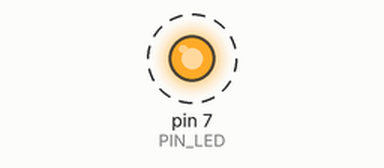
This sketch was run on a simulated Arduino Uno, built with avr-gcc and run on an emulated ATmega328P. On the bench: output pins drawn as LEDs (lit = HIGH). Dashed ring = blinking.

Above: at 1.05 s.
Timing chart, 0 to 4.0 s (numbered marks = the images above):
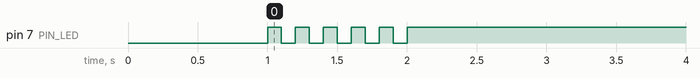

The sketch:

05_practice_2.ino
```cpp
#define PIN_LED 7
unsigned int i=5;

void setup() {
  pinMode(PIN_LED, OUTPUT);
  digitalWrite(PIN_LED, 0);
  delay(1000);
}

void loop() {
  while(i) {
    digitalWrite(PIN_LED, 1);
    delay(100);
    digitalWrite(PIN_LED, 0);
    delay(100);
    i -= 1;
  }
  digitalWrite(PIN_LED, 1);
}
```

Measured:
- by itself, pin 7 (PIN_LED): alternates HIGH for 0.10 s and LOW for 0.10 s, 11 changes in all, then stays HIGH
